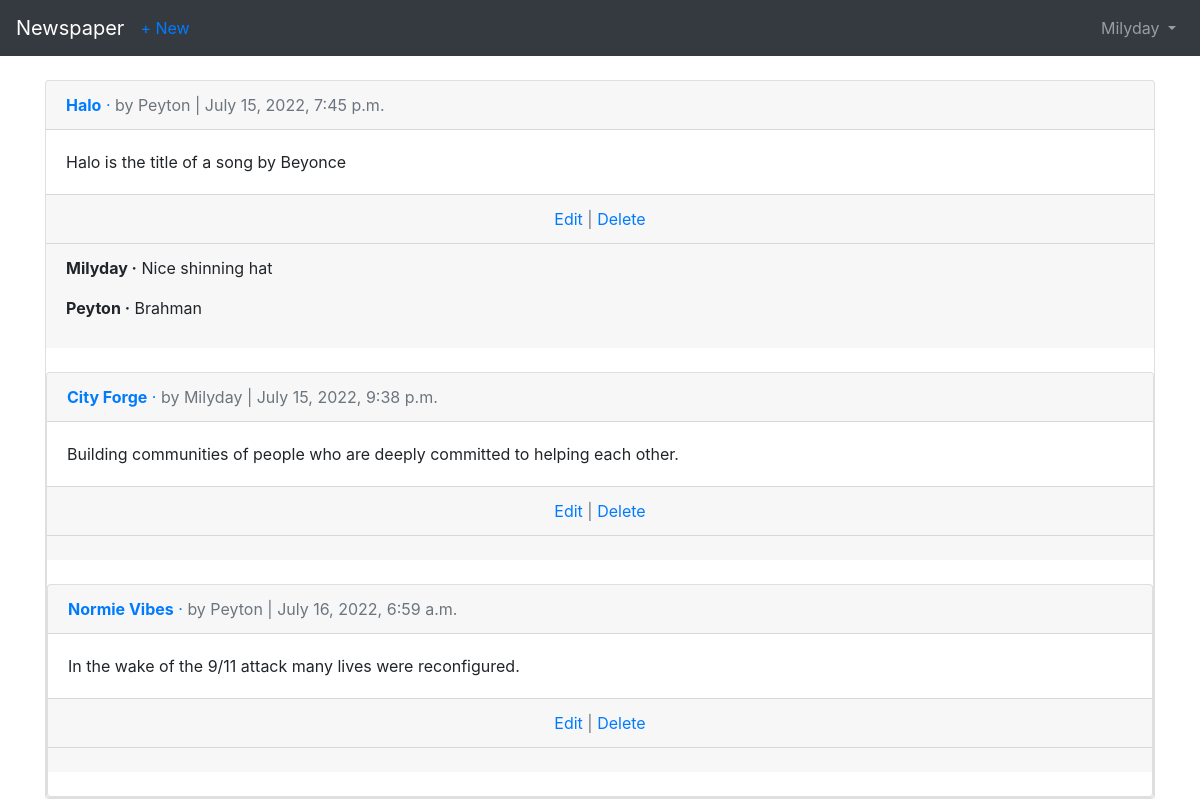
/articles/ (signed in), run on the app's committed database.
### users/models.py (models this page shows)
class CustomUser(AbstractUser):
    age = models.PositiveIntegerField(null=True, blank=True)

### articles/models.py (models this page shows, shortened)
class Article(models.Model):
    title = models.CharField(max_length=255)
    body = models.TextField()
    date = models.DateTimeField(auto_now_add=True)
    author = models.ForeignKey(
        get_user_model(),
        on_delete=models.CASCADE,
    )

class Comment(models.Model):
    article = models.ForeignKey(
        Article, on_delete=models.CASCADE,
        related_name= 'comments',
    )
    comment = models.CharField(max_length=140)
    author = models.ForeignKey(
        get_user_model(),
        on_delete=models.CASCADE
    )
    def __str__(self):
        return self.comment

### articles/views.py (the view)
# urls.py: path('', ArticleListView.as_view(), name='article_list'),
class ArticleListView(LoginRequiredMixin, ListView):
    model = Article
    template_name = 'article_list.html'
    login_url = 'login'

### articles/templates/article_list.html (shortened to what this page needs)
{% extends 'base.html' %}
{% block content %}
    {% for article in object_list %}
        <div class="card">
            <div class="card-header">
               <a href="{% url 'article_detail' article.pk %}">
                 <span class="font-weight-bold">{{ article.title }}</span> &middot;
               </a>
                <span class="text-muted">by {{ article.author }} |
                    {{ article.date }}</span>
            </div>
                <div class="card-body">
                    {{ article.body }}
            </div>
                <div class="card-footer text-center text-muted">
                    <a href="{% url 'article_edit' article.pk %}">Edit</a> |
                    <a href="{% url 'article_delete' article.pk %}">Delete</a>
                </div>
                <div class="card-footer">
                    {% for comment in article.comments.all %}
                    <p>
                        <span class="font-weight-bold">{{ comment.author }} &middot;</span>
                        {{ comment }}
                    </p>
                    {% endfor %}
        </div>
                <br />
    {% endfor %}
{% endblock content %}

### templates/base.html (shortened to what this page needs)
<!DOCTYPE html>
<html>
    <head>
        <link rel="stylesheet"
        href="https://stackpath.bootstrapcdn.com/bootstrap/4.1.3/css/bootstrap.min.css"
>
    </head>
    <body>
        <nav class="navbar navbar-expand-md navbar-dark bg-dark mb-4">
            <a class="navbar-brand" href="{% url 'home' %}">Newspaper</a>
            {% if user.is_authenticated %}
                <ul class="navbar-nav mr-auto">
                    <li class="nav-item"><a href="{% url 'article_new' %}">
                        + New</a>
                    </li>
                </ul>
            {% endif %}
            <div class="collapse navbar-collapse" id="navbarCollapse">
                {% if user.is_authenticated %}
                    <ul class="navbar-nav ml-auto">
                        <li class="nav-item">
                            <a class="nav-link dropdown-toggle" href="#"
                            id="userMenu" data-toggle="dropdown" aria-haspopup="true"
                            aria-expanded="false">
                            {{ user.username }}
                            </a>
                        </li>
                    </ul>
                {% endif %}
            </div>
        </nav>
        <div class="container">
            {% block content %}
            {% endblock content %}
        </div>
    </body>
</html>

### data on the page
CustomUser: username "Milyday"
Article: title "Halo", author "Peyton", date "July 15, 2022, 7:45 p.m.", body "Halo is the title of a song by Beyonce"
Comment: author "Milyday", comment "Nice shinning hat"
Comment: author "Peyton", comment "Brahman"
Article: title "City Forge", author "Milyday", date "July 15, 2022, 9:38 p.m.", body "Building communities of people who are deeply committed to helping each other."
Article: title "Normie Vibes", author "Peyton", date "July 16, 2022, 6:59 a.m.", body "In the wake of the 9/11 attack many lives were reconfigured."
